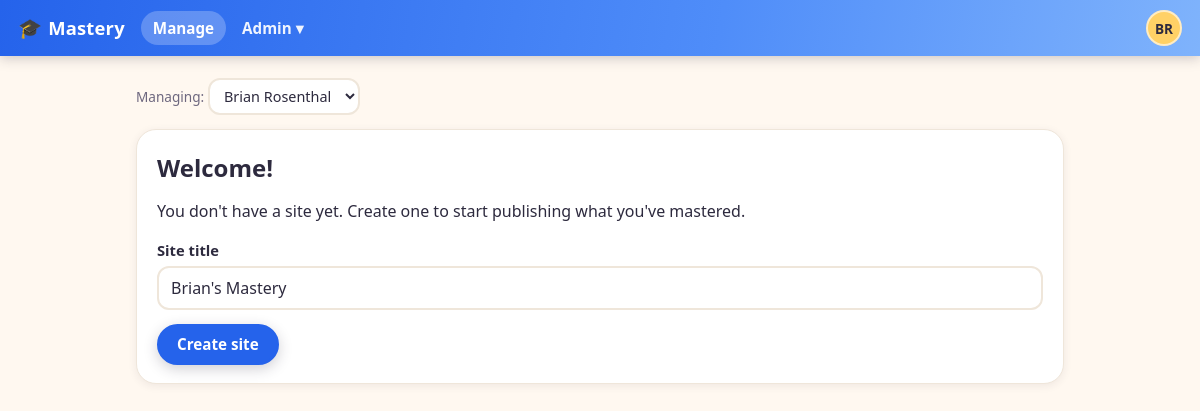
Page /manage/ (signed in) on the committed database.
### tables this page shows
CREATE TABLE settings (
  id INT AUTO_INCREMENT PRIMARY KEY,
  key_name VARCHAR(191) NOT NULL UNIQUE,
  value LONGTEXT NULL,
  updated_at DATETIME NOT NULL DEFAULT CURRENT_TIMESTAMP ON UPDATE CURRENT_TIMESTAMP
);

CREATE TABLE users (
  id INT AUTO_INCREMENT PRIMARY KEY,
  first_name VARCHAR(100) NOT NULL,
  last_name VARCHAR(100) NOT NULL,
  email VARCHAR(255) DEFAULT NULL UNIQUE,
  password_hash VARCHAR(255) NOT NULL DEFAULT '',
  is_admin TINYINT(1) NOT NULL DEFAULT 0 COMMENT 'App administrator',
  email_verify_token VARCHAR(64) DEFAULT NULL,
  email_verified_at DATETIME DEFAULT NULL,
  password_reset_token_hash CHAR(64) DEFAULT NULL,
  password_reset_expires_at DATETIME DEFAULT NULL,
  created_at DATETIME NOT NULL DEFAULT CURRENT_TIMESTAMP
);

### partials.php (called while the page is built, shortened)
<?php
require_once __DIR__ . '/config.php';
require_once __DIR__ . '/settings.php';
require_once __DIR__ . '/lib/ApplicationUI.php';
function h($s) {
    return htmlspecialchars($s ?? '', ENT_QUOTES, 'UTF-8');
}
function header_html(string $title): void {
    ApplicationUI::headerHtml($title);
}
function footer_html(): void {
    ApplicationUI::footerHtml();
}

### config.php (called while the page is built, shortened)
<?php
function pdo(): PDO {
    static $pdo = null;
    if ($pdo === null) {
        $dsn = 'mysql:host=' . DB_HOST . ';dbname=' . DB_NAME . ';charset=utf8mb4';
        $options = [
            PDO::ATTR_ERRMODE => PDO::ERRMODE_EXCEPTION,
            PDO::ATTR_DEFAULT_FETCH_MODE => PDO::FETCH_ASSOC,
            PDO::ATTR_EMULATE_PREPARES => false,
        ];
        $pdo = new PDO($dsn, DB_USER, DB_PASS, $options);
    }
    return $pdo;
}
function current_user(): ?array {
    require_once __DIR__ . '/lib/UserManagement.php';
    if (!empty($_SESSION['uid'])) {
        static $user = null;
        if ($user === null) {
            $user = UserManagement::findById((int)$_SESSION['uid']) ?: false;
        }
        return $user ?: null;
    }
    return null;
}
function require_login(): void {
    if (!current_user()) {
        $next = $_SERVER['REQUEST_URI'] ?? '';
        header('Location: /login.php' . ($next ? '?next=' . urlencode($next) : ''));
        exit;
    }
}

### lib/UserManagement.php (called while the page is built, shortened)
<?php
require_once __DIR__ . '/../config.php';
require_once __DIR__ . '/../settings.php';
class UserManagement {
    private static function pdo(): PDO {
        return pdo();
    }
    public static function findById(int $id): ?array {
        $st = self::pdo()->prepare('SELECT * FROM users WHERE id=? LIMIT 1');
        $st->execute([$id]);
        $row = $st->fetch();
        return $row ?: null;
    }
    public static function listUsers(string $search = ''): array {
        $sql = 'SELECT id, first_name, last_name, email, is_admin, email_verified_at, created_at,
                       (password_hash <> \'\') AS has_password FROM users';
        $params = [];
        $sql .= ' ORDER BY last_name, first_name';
        $st = self::pdo()->prepare($sql);
        $st->execute($params);
        return $st->fetchAll();
    }
}

### settings.php (called while the page is built, shortened)
<?php
require_once __DIR__ . '/config.php';
class Settings {
    private static function pdo(): PDO {
        return pdo();
    }
    public static function get(string $key, string $default = ''): string {
        $st = self::pdo()->prepare('SELECT value FROM settings WHERE key_name = ? LIMIT 1');
        $st->execute([$key]);
        $row = $st->fetch();
        return $row ? (string)$row['value'] : $default;
    }
    public static function siteTitle(): string {
        return self::get('site_title', APP_NAME);
    }
}

### manage/index.php (the view, shortened to what this page needs)
<?php
require_once __DIR__ . '/../partials.php';
require_once __DIR__ . '/../lib/ManageUI.php';
require_login();
$target = ManageUI::targetUser($_GET['user_id'] ?? null);
$userId = (int)$target['id'];
$site = SiteManagement::findByUserId($userId);
$me = current_user();
$isMe = ((int)$me['id'] === $userId);
header_html($isMe ? 'My Site' : 'Manage ' . $target['first_name']);
?>
<?= ManageUI::siteSwitcherHtml($userId) ?>
<?php if (!$site): ?>
  <div class="card">
    <h2><?= $isMe ? 'Welcome!' : h($target['first_name']) . ' has no site yet' ?></h2>
    <p><?= $isMe ? 'You don\'t have a site yet. Create one to start publishing what you\'ve mastered.' : 'Create their site so they can start publishing.' ?></p>
    <form method="post" action="/manage/site_create_eval.php" class="stack">
      <label>Site title
        <input type="text" name="title" value="<?=h($target['first_name'] . "'s Mastery")?>" required maxlength="150">
      </label>
      <div class="actions"><button type="submit" class="button primary">Create site</button></div>
    </form>
  </div>
<?php endif; ?>
<?php footer_html(); ?>

### lib/ApplicationUI.php (shortened to what this page needs)
<?php
require_once __DIR__ . '/../config.php';
require_once __DIR__ . '/../settings.php';
class ApplicationUI {
    public static function staticResourceUrl(string $path): string {
        $filePath = __DIR__ . '/../' . ltrim($path, '/');
        $version = @filemtime($filePath);
        return $path . '?v=' . $version;
    }
    public static function cssLink(string $path): string {
        $url = self::staticResourceUrl($path);
        return '<link rel="stylesheet" href="' . htmlspecialchars($url, ENT_QUOTES, 'UTF-8') . '">';
    }
    public static function jsScript(string $path): string {
        $url = self::staticResourceUrl($path);
        return '<script src="' . htmlspecialchars($url, ENT_QUOTES, 'UTF-8') . '"></script>';
    }
    public static function headerHtml(string $title): void {
        $u = current_user();
        $script = $_SERVER['SCRIPT_NAME'] ?? '';
        $siteTitle = Settings::siteTitle();
        echo '<!doctype html><html><head><meta charset="utf-8"><meta name="viewport" content="width=device-width,initial-scale=1">';
        echo self::cssLink('/styles.css');
        echo '</head><body>';
        if ($u) {
            $navItems = [
                ['path' => '/manage/', 'label' => 'Manage', 'prefixes' => ['/manage/']],
            ];
            echo '<header class="topbar">';
            echo '<a class="brand" href="/manage/"><span class="brand-mark" aria-hidden="true">&#127891;</span> ' . h($siteTitle) . '</a>';
            echo '<nav class="topnav">';
            foreach ($navItems as $item) {
                $active = false;
                foreach ($item['prefixes'] as $prefix) {
                    if (strpos($script, $prefix) === 0) { $active = true; break; }
                }
                echo '<a href="' . h($item['path']) . '"' . ($active ? ' class="active"' : '') . '>' . h($item['label']) . '</a>';
            }
            if (!empty($u['is_admin'])) {
                $inAdmin = strpos($script, '/admin/') === 0;
                $adminItems = [
                    ['path' => '/admin/users.php', 'label' => 'Users'],
                    ['path' => '/admin/sites.php', 'label' => 'Sites'],
                    ['path' => '/admin/settings.php', 'label' => 'Settings'],
                    ['path' => '/admin/video_storage.php', 'label' => 'Video Storage'],
                    ['path' => '/admin/migrations.php', 'label' => 'Migrations'],
                    ['path' => '/admin/activity_log.php', 'label' => 'Activity Log'],
                    ['path' => '/admin/email_log.php', 'label' => 'Email Log'],
                ];
                $adminLinks = '';
                foreach ($adminItems as $item) {
                    $active = $inAdmin && basename(parse_url($item['path'], PHP_URL_PATH)) === basename($script);
                    $adminLinks .= '<a href="' . h($item['path']) . '" role="menuitem"' . ($active ? ' class="active"' : '') . '>' . h($item['label']) . '</a>';
                }
                echo '<span class="menu-wrap">'
                   . '<button type="button" id="adminToggle" class="topnav-toggle' . ($inAdmin ? ' active' : '') . '" aria-expanded="false" aria-controls="adminMenu">Admin &#9662;</button>'
                   . '<span id="adminMenu" class="popup-menu hidden" role="menu" aria-hidden="true">' . $adminLinks . '</span>'
                   . '</span>';
            }
            echo '</nav>';
            echo '<div class="topbar-right">';
            $initials = strtoupper((string)substr((string)($u['first_name'] ?? ''), 0, 1) . (string)substr((string)($u['last_name'] ?? ''), 0, 1));
            $name = trim((string)($u['first_name'] ?? '') . ' ' . (string)($u['last_name'] ?? ''));
            echo '<span class="menu-wrap">'
               . '<button type="button" id="profileToggle" class="avatar" aria-expanded="false" aria-controls="profileMenu" title="' . h($name) . '" aria-label="Account menu for ' . h($name) . '">' . h($initials) . '</button>'
               . '<span id="profileMenu" class="popup-menu popup-menu-right hidden" role="menu" aria-hidden="true">'
               .   '<a href="/profile/change_password.php" role="menuitem">Change Password</a>'
               .   '<a href="/logout.php" role="menuitem">Logout</a>'
               . '</span>'
               . '</span>';
            echo '</div>';
            echo '</header>';
            echo '<div class="content"><main>';
        } else {
            echo '<header class="topbar"><a class="brand" href="/login.php"><span class="brand-mark" aria-hidden="true">&#127891;</span> ' . h($siteTitle) . '</a></header>';
            echo '<div class="content"><main>';
        }
    }
    public static function footerHtml(): void {
        echo '</main></div>' . self::jsScript('/main.js') . '</body></html>';
    }
}

### styles.css (style rules this page uses)
:root { --color-bg: #FFF8F0; --color-surface: #FFFFFF; --color-ink: #2D2A3E; --color-ink-muted: #6E687F; --color-border: #EFE6DA; --color-primary: #2563EB; --color-primary-dark: #1D4ED8; --color-primary-light: #4F8DF9; --color-primary-lighter: #7FB3FC; --color-primary-soft: #DBEAFE; --color-accent: #FF6B6B; --color-accent-dark: #E85454; --color-success: #06D6A0; --color-success-dark: #05B888; --color-sunny: #FFD166; --color-sky: #4CC9F0; --radius: 12px; --radius-card: 20px; --shadow-card: 0 10px 30px rgba(37, 99, 235, .12); --shadow-soft: 0 2px 8px rgba(45, 42, 62, .08); --font-display: "Avenir Next", "Trebuchet MS", "Segoe UI", system-ui, -apple-system, Roboto, sans-serif; --font-mono: ui-monospace, SFMono-Regular, Menlo, Consolas, monospace; }
* { box-sizing: border-box; }
body { margin: 0; font-family: var(--font-display); background: var(--color-bg); color: var(--color-ink); line-height: 1.5; }
a { color: var(--color-primary); }
h1, h2, h3 { line-height: 1.2; }
h2 { margin: 0.4rem 0 0.8rem; }
.topbar { display: flex; align-items: center; gap: 16px; padding: 10px 18px; background: linear-gradient(100deg, var(--color-primary) 0%, var(--color-primary-light) 60%, var(--color-primary-lighter) 100%); color: #fff; flex-wrap: wrap; position: sticky; top: 0; z-index: 20; box-shadow: 0 2px 12px rgba(45, 42, 62, .25); }
.brand { color: #fff; text-decoration: none; font-weight: 800; font-size: 1.15rem; letter-spacing: 0.2px; display: flex; align-items: center; gap: 6px; }
.brand-mark { font-size: 1.2rem; }
.topnav { display: flex; align-items: center; gap: 4px; flex-wrap: wrap; }
.topnav a, .topnav-toggle { color: rgba(255, 255, 255, 0.92); text-decoration: none; font-weight: 600; font-size: 0.95rem; padding: 6px 12px; border-radius: 999px; border: none; background: transparent; font-family: inherit; cursor: pointer; }
.topnav a.active, .topnav-toggle.active { background: rgba(255, 255, 255, 0.24); color: #fff; }
.topbar-right { margin-left: auto; display: flex; align-items: center; gap: 12px; }
.menu-wrap { position: relative; display: inline-block; }
.avatar { width: 36px; height: 36px; border-radius: 50%; border: 2px solid rgba(255, 255, 255, 0.6); background: var(--color-sunny); color: var(--color-ink); font-weight: 800; font-size: 0.85rem; cursor: pointer; display: inline-flex; align-items: center; justify-content: center; font-family: inherit; }
.content { max-width: 960px; margin: 0 auto; padding: 22px 16px 60px; }
.card { background: var(--color-surface); border-radius: var(--radius-card); border: 1px solid var(--color-border); box-shadow: var(--shadow-soft); padding: 18px 20px; margin: 14px 0; }
.stack { display: flex; flex-direction: column; gap: 14px; }
.stack label { display: flex; flex-direction: column; gap: 5px; font-weight: 600; font-size: 0.92rem; }
input[type="text"], input[type="email"], input[type="password"], input[type="number"], input[type="url"], textarea, select { font-family: inherit; font-size: 1rem; padding: 9px 12px; border: 2px solid var(--color-border); border-radius: var(--radius); background: #fff; color: var(--color-ink); font-weight: 400; max-width: 100%; }
.actions { display: flex; align-items: center; gap: 10px; flex-wrap: wrap; }
.button { display: inline-flex; align-items: center; justify-content: center; gap: 6px; font-family: inherit; font-size: 0.95rem; font-weight: 700; padding: 9px 18px; border-radius: 999px; border: 2px solid var(--color-border); background: var(--color-surface); color: var(--color-ink); cursor: pointer; text-decoration: none; transition: transform 80ms ease, box-shadow 80ms ease; line-height: 1.2; }
.button.primary { background: var(--color-primary); border-color: var(--color-primary); color: #fff; box-shadow: 0 4px 14px rgba(45, 42, 62, .22); }

### rows in the picture
settings: value "Mastery"
users: initials "BR", title "Brian's Mastery"

### other values in the picture
$item['label'] "Manage"
form field user_id "Brian Rosenthal"
